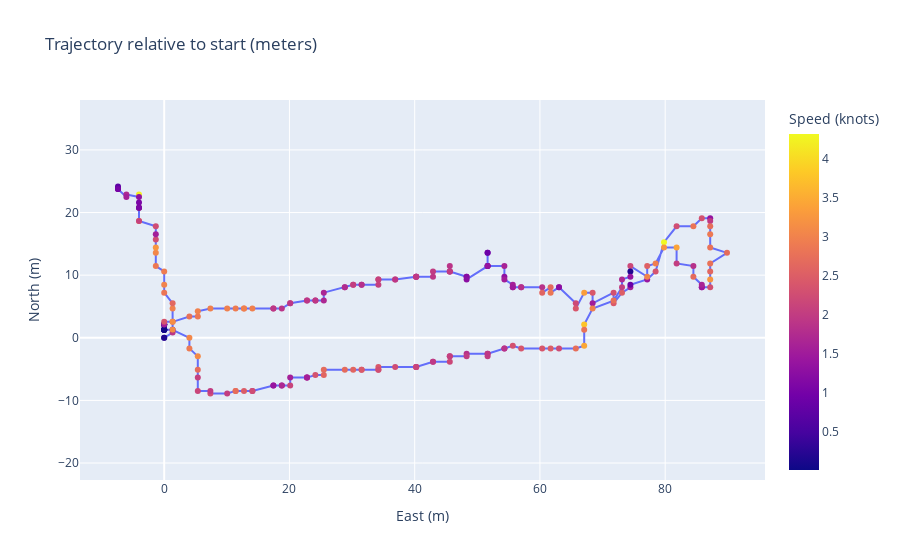

Here is the notebook cell this chart was saved with:
### Code cell
# Convert collected pose_data into a DataFrame and plot relative trajectory
import plotly.express as px
import math


# Reference (start) point
lat0 = pose_df.loc[0, 'lat']
lon0 = pose_df.loc[0, 'lon']

# Approximate conversion: meters per degree latitude ~= 111132, longitude scaled by cos(lat)
meters_per_deg_lat = 111132.0
meters_per_deg_lon = 111320.0 * math.cos(math.radians(lat0))

pose_df['x_m'] = (pose_df['lon'] - lon0) * meters_per_deg_lon
pose_df['y_m'] = (pose_df['lat'] - lat0) * meters_per_deg_lat

# Create a simple scatter plot of trajectory (x east, y north)
fig = px.scatter(pose_df, x='x_m', y='y_m', color='vel',
                    title='Trajectory relative to start (meters)',
                    labels={'x_m': 'East (m)', 'y_m': 'North (m)', 'vel': 'Speed (knots)'} ,
                    hover_data=['lat', 'lon', 'vel'])
fig.update_traces(mode='lines+markers')
fig.update_layout(yaxis=dict(scaleanchor='x', scaleratio=1))
fig.show()

### Figure 1 — Plotly figure (JSON) as saved in the notebook; plotly's stock layout.template omitted (floating-point values rounded to 4 significant figures; data arrays with more than 128 entries replaced by an {"elided": "..."} marker saying what was removed)
{"data": [{"customdata": {"elided": "210x3 float values"}, "hovertemplate": "East (m)=%{x}<br>North (m)=%{y}<br>lat=%{customdata[0]}<br>lon=%{customdata[1]}<br>Speed (knots)=%{marker.color}<extra></extra>", "legendgroup": "", "marker": {"color": {"elided": "210 float values"}, "coloraxis": "coloraxis", "symbol": "circle"}, "mode": "lines+markers", "name": "", "orientation": "v", "showlegend": false, "type": "scatter", "x": {"elided": "210 float values"}, "xaxis": "x", "y": {"elided": "210 float values"}, "yaxis": "y"}], "layout": {"coloraxis": {"colorbar": {"title": {"text": "Speed (knots)"}}, "colorscale": [[0, "#0d0887"], [0.1111, "#46039f"], [0.2222, "#7201a8"], [0.3333, "#9c179e"], [0.4444, "#bd3786"], [0.5556, "#d8576b"], [0.6667, "#ed7953"], [0.7778, "#fb9f3a"], [0.8889, "#fdca26"], [1, "#f0f921"]]}, "legend": {"tracegroupgap": 0}, "title": {"text": "Trajectory relative to start (meters)"}, "xaxis": {"anchor": "y", "domain": [0, 1], "title": {"text": "East (m)"}}, "yaxis": {"anchor": "x", "domain": [0, 1], "scaleanchor": "x", "scaleratio": 1, "title": {"text": "North (m)"}}}}
